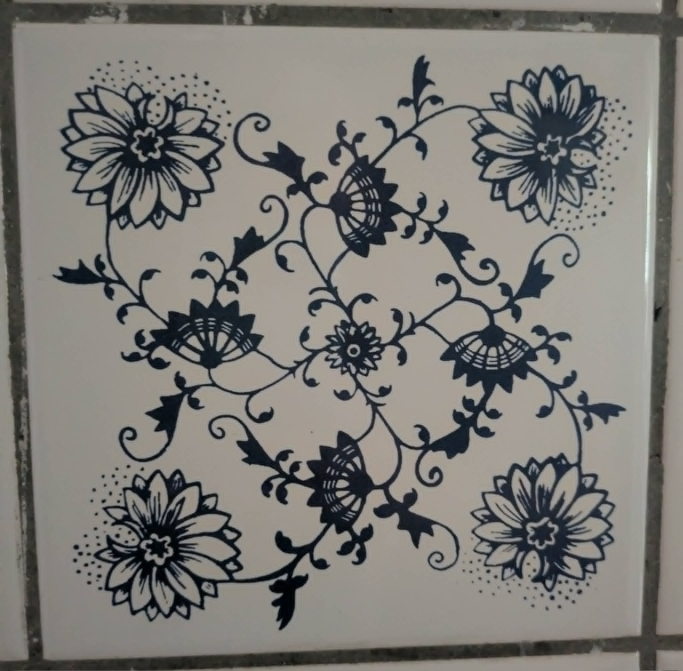
#> input picture data/tile_single.jpg, 2048 x 2012 px, found by its file name (shown at 1/3 size)
$ python strokes.py
#> lines starting #> are read from the running program, lines starting #| are printed output that depends on the picture; after the words box and inside, x2 and y2 are one past the last pixel; in counts of white or black regions, pixels touching at a corner belong together
### src/trace.py
"""Turn the photographed tile into strokes.

Threshold the ink, thin it to a one-pixel skeleton (Zhang-Suen), then walk the
skeleton into polylines, breaking at junctions. These polylines are what the
pen draws; fitting Beziers to them is a later refinement, not needed to see it
move.
"""
import json
import numpy as np
from PIL import Image

TILE = "data/tile_single.jpg"
CENTRE, HALF = (1054, 1038), 880          # from src/symmetry.py
N = 700


def ink_mask(path=TILE, n=N, pct=28.0):
    A = np.asarray(Image.open(path).convert("L"), dtype=np.float64)
    cx, cy = CENTRE
    sub = A[cy - HALF:cy + HALF, cx - HALF:cx + HALF]
    sub = np.asarray(Image.fromarray(sub).resize((n, n), Image.BILINEAR), float)
    # the photo has a lighting gradient; flatten it before thresholding
    yy, xx = np.mgrid[0:n, 0:n] / n
    Aq = np.stack([np.ones_like(xx).ravel(), xx.ravel(), yy.ravel(),
                   (xx * yy).ravel(), (xx ** 2).ravel(), (yy ** 2).ravel()], 1)
    coef, *_ = np.linalg.lstsq(Aq, sub.ravel(), rcond=None)
    flat = sub - (Aq @ coef).reshape(n, n)
    return flat < np.percentile(flat, pct)


def _nb(P):
    """The 8 neighbours P2..P9 of every pixel, clockwise from north."""
    z = np.zeros_like(P)
    def sh(dy, dx):
        out = z.copy()
        ys = slice(max(0, -dy), P.shape[0] - max(0, dy))
        xs = slice(max(0, -dx), P.shape[1] - max(0, dx))
        yd = slice(max(0, dy), P.shape[0] - max(0, -dy))
        xd = slice(max(0, dx), P.shape[1] - max(0, -dx))
        out[yd, xd] = P[ys, xs]
        return out
    return [sh(-1, 0), sh(-1, 1), sh(0, 1), sh(1, 1),
            sh(1, 0), sh(1, -1), sh(0, -1), sh(-1, -1)]


def thin(mask):
    """Zhang-Suen, vectorised. Returns a 1-px skeleton."""
    P = mask.astype(np.uint8).copy()
    while True:
        changed = False
        for step in (0, 1):
            n2, n3, n4, n5, n6, n7, n8, n9 = _nb(P)
            B = n2 + n3 + n4 + n5 + n6 + n7 + n8 + n9
            seq = [n2, n3, n4, n5, n6, n7, n8, n9, n2]
            Aa = sum(((seq[i] == 0) & (seq[i + 1] == 1)).astype(np.uint8)
                     for i in range(8))
            if step == 0:
                c1, c2 = n2 * n4 * n6, n4 * n6 * n8
            else:
                c1, c2 = n2 * n4 * n8, n2 * n6 * n8
            kill = (P == 1) & (B >= 2) & (B <= 6) & (Aa == 1) & (c1 == 0) & (c2 == 0)
            if kill.any():
                P[kill] = 0
                changed = True
        if not changed:
            return P.astype(bool)


def polylines(S, min_len=6):
    """Walk the skeleton into paths, cutting at junctions."""
    deg = sum(_nb(S.astype(np.uint8)))
    node = S & (deg != 2)                     # endpoints and junctions
    todo = {tuple(p) for p in np.argwhere(S)}
    paths, H, W = [], *S.shape
    def nbrs(y, x):
        return [(y + dy, x + dx) for dy in (-1, 0, 1) for dx in (-1, 0, 1)
                if (dy or dx) and 0 <= y + dy < H and 0 <= x + dx < W and S[y + dy, x + dx]]
    starts = [tuple(p) for p in np.argwhere(node)] + sorted(todo)
    for s in starts:
        for nb in nbrs(*s):
            if s not in todo and nb not in todo:
                continue
            path, cur, prev = [s], nb, s
            todo.discard(s)
            while True:
                path.append(cur)
                todo.discard(cur)
                nxt = [q for q in nbrs(*cur) if q != prev and q in todo]
                if node[cur] or not nxt:
                    break
                prev, cur = cur, nxt[0]
            if len(path) >= min_len:
                paths.append(path)
    return paths


# [13 lines that do not run on import are left out]

### src/fourier.py
"""The equation that draws the tile. Cosines, and nothing else.

Put the origin on the tile's four-fold centre. A real image with C4 symmetry
about the origin has purely real Fourier coefficients -- because reality gives
F(-k) = conj F(k), C4 gives F(-k) = F(k), and the two together leave no
imaginary part. So there are no sine terms. The whole tile is

    C_mn(x,y) = cos(2pi(mx+ny)/L) + cos(2pi(-nx+my)/L)

    f(x,y) = sum over p4 orbits of  a_mn * C_mn(x,y)

    blue where f(x,y) > theta

Every a_mn is measured off the photograph, not chosen. Raising the cutoff K on
m^2+n^2 is the tile drawing itself.

Where the chirality is: p4 has no mirrors, so (m,n) and (n,m) are different
orbits and a_mn need not equal a_nm. In p4m they would be equal. The imbalance
between them is the curl of the tendrils, as one number.
"""
import numpy as np

import sys, os
sys.path.insert(0, os.path.dirname(__file__))
from trace import ink_mask

N = 501                      # odd, so the quarter turn has an exact fixed point
C = (N - 1) // 2


def p4_symmetrise(img):
    return sum(np.rot90(img, j) for j in range(4)) / 4.0


def centred(img):
    """Move the four-fold centre to index (0,0)."""
    return np.roll(img, (-C, -C), axis=(0, 1))


def coefficients(img):
    """F[u,v] with f(y,x) = sum F[u,v] exp(2pi i (u y + v x) / N)."""
    return np.fft.fft2(img) / img.size


def orbits(K):
    """One representative per p4 orbit inside |k| <= K."""
    out, seen = [], set()
    R = int(np.floor(K))
    for u in range(-R, R + 1):
        for v in range(-R, R + 1):
            if u * u + v * v > K * K:
                continue
            orb = {(u, v), (-v, u), (-u, -v), (v, -u)}
            key = min(orb)
            if key in seen:
                continue
            seen.add(key)
            out.append((key, len(orb), orb))
    return out


def band(F, K):
    n = F.shape[0]
    k = np.fft.fftfreq(n) * n
    U, V = np.meshgrid(k, k, indexing="ij")
    return np.where(U * U + V * V <= K * K, F, 0)


def synth(F, K=None):
    G = F if K is None else band(F, K)
    return np.real(np.fft.ifft2(G)) * G.size


# [24 lines left out: functions series, chirality, not called in this run]


# [13 lines that do not run on import are left out]

### src/strokes.py
"""Cosines or strokes -- which basis is the tile actually cheap in?

`the cost of detail` reports 62 815 cosines for 99 % of the tile, and that
number gets read as "this pattern is complicated". It may only mean "cosines
are a bad basis for line art". Fourier coefficients are global: every one of
them is nonzero because the tile has edges, and a sharp edge costs a power-law
tail no matter what is drawn. So the count could be a fact about the basis
rather than about the cibulak.

Test it by pricing the same picture in a second basis and putting both on one
axis. The strokes are already there -- src/trace.py thins the ink to a one
pixel skeleton and walks it into polylines. Simplify those polylines to a
tolerance, give each one a width measured off the ink, draw them back, and
score with the same intersection-over-union against the same reference.

Parameters are counted as free real numbers on both sides, which is the only
comparison that means anything:

  cosines   one real a_mn per p4 orbit. Note the page's x-axis says "cosines"
            and counts terms, of which each orbit contributes two -- so the
            page's 62 815 is 41 901 free numbers. Both are given below.
  strokes   two per retained point, plus one width per stroke.

The interesting number is not which wins but where the stroke curve stops.
"""
import json
import numpy as np
from PIL import Image, ImageDraw

import sys, os
sys.path.insert(0, os.path.dirname(__file__))
from trace import ink_mask, thin, polylines
from fourier import (N, C, p4_symmetrise, centred, coefficients, synth, orbits)


def reference():
    """Exactly what src/build_assets.py scores the cosine curve against."""
    m = ink_mask(n=N).astype(float)
#> in ink_mask, `sub = np.asarray(Image.fromarray(sub).resize((n, n), Image.BILINEAR), ..`:
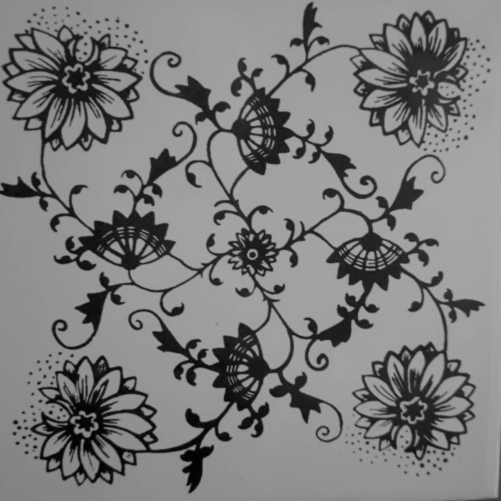
#> sub: shape (501, 501) float64; min 1.2, max 172.2, mean 125.4
#> in ink_mask, `coef, *_ = np.linalg.lstsq(Aq, sub.ravel(), rcond=None)`: coef = [126.6, -13.56, -14.72, 8.03, 31.3, 1.56]
    return (p4_symmetrise(m) > 0.5)


def iou(a, b):
    inter = np.count_nonzero(a & b)
    union = np.count_nonzero(a | b)
    return inter / union if union else 0.0


def _edt1d(f):
    """Felzenszwalb-Huttenlocher lower envelope of parabolas, one row."""
    n = len(f)
    v = np.zeros(n, int)
    z = np.empty(n + 1)
    z[0], z[1] = -np.inf, np.inf
    k = 0
    for q in range(1, n):
        while True:
            s = ((f[q] + q * q) - (f[v[k]] + v[k] * v[k])) / (2.0 * q - 2.0 * v[k])
            if s <= z[k]:
                k -= 1
            else:
                break
        k += 1
        v[k], z[k], z[k + 1] = q, s, np.inf
    out = np.empty(n)
    k = 0
    for q in range(n):
        while z[k + 1] < q:
            k += 1
        out[q] = (q - v[k]) ** 2 + f[v[k]]
    return out


def halfwidths(mask):
    """Exact Euclidean distance to the nearest non-ink pixel.

    Chebyshev-by-erosion was tried first and overfilled: it draws a round disk
    with the radius of an inscribed square, so the reconstruction came out at
    0.235 ink against the reference's 0.209. Exact is not expensive here.
    """
    INF = 1e12
    f = np.where(mask, INF, 0.0)
    for i in range(f.shape[0]):
        f[i] = _edt1d(f[i])
    for j in range(f.shape[1]):
        f[:, j] = _edt1d(f[:, j])
    return np.sqrt(f)


def simplify(path, tol):
    """Douglas-Peucker. tol = 0 keeps every point."""
    if tol <= 0 or len(path) < 3:
        return list(path)
    P = np.asarray(path, float)
    keep = np.zeros(len(P), bool)
    keep[0] = keep[-1] = True
    stack = [(0, len(P) - 1)]
    while stack:
        i, j = stack.pop()
        if j <= i + 1:
            continue
        a, b = P[i], P[j]
        ab = b - a
        L = np.hypot(*ab)
        seg = P[i + 1:j]
        if L < 1e-9:
            d = np.hypot(*(seg - a).T)
        else:
            r = seg - a
            d = np.abs(ab[0] * r[:, 1] - ab[1] * r[:, 0]) / L
        k = int(np.argmax(d))
        if d[k] > tol:
            keep[i + 1 + k] = True
            stack += [(i, i + 1 + k), (i + 1 + k, j)]
    return [tuple(p) for p in P[keep].astype(int)]


def draw(strokes, widths, n=N):
    """A disk at every retained point, and a band between neighbours.

    One width per stroke was tried first and could not exceed IoU 0.57: the
    half-width runs from 1 to 8 px along a single stroke, so a constant is
    always wrong somewhere. Per point it is, at three reals each.
    """
    im = Image.new("L", (n, n), 0)
    d = ImageDraw.Draw(im)
    for pts, ws in zip(strokes, widths):
        for i, (y, x) in enumerate(pts):
            r = max(0.5, ws[i])
            d.ellipse([x - r, y - r, x + r, y + r], fill=255)
            if i:
                y0, x0 = pts[i - 1]
                d.line([(x0, y0), (x, y)], fill=255,
                       width=max(1, int(round(ws[i] + ws[i - 1]))))
    return np.asarray(im) > 127


def stroke_curve(ref, tols=(8.0, 5.0, 3.0, 2.0, 1.2, 0.8, 0.4, 0.0)):
    S = thin(ref)
    paths = polylines(S, min_len=1)
    D = halfwidths(ref)
    out = []
    for tol in tols:
        simp, ws = [], []
        for p in paths:
            q = simplify(p, tol)
            simp.append(q)
            ws.append([float(D[y, x]) for y, x in q])
        pts = sum(len(p) for p in simp)
        out.append({"tol": tol, "strokes": len(simp), "points": pts,
                    "params": 3 * pts,                 # y, x and a width at each point
                    "iou": round(iou(draw(simp, ws), ref), 4)})
    return out


def cosine_curve(ref, Ks=(10, 18, 29, 42, 57, 75, 95, 118, 143, 170, 200)):
    F = coefficients(centred(ref.astype(float)))
    out = []
    for K in Ks:
        orb = orbits(K)
        rec = np.roll(synth(F, K), (C, C), axis=(0, 1)) > 0.5
        out.append({"K": K, "params": len(orb),
                    "terms": sum(1 if uv == (0, 0) else s // 2 for uv, s, _ in orb),
                    "iou": round(iou(rec, ref), 4)})
    return out


def stroke_budget(ref, keeps=(40, 100, 250, 600, 1500, 3500, 7411), tol=1.2):
    """Below the floor there is only one move left: draw fewer strokes.

    Simplifying cannot go under 3 x 2 x (number of strokes), because every
    fragment needs two endpoints. The skeleton has 7 411 fragments, so the
    floor is 44 466 reals. To price the tile at 500 reals the strokes have to
    be thrown away, longest kept first.
    """
    S = thin(ref)
    paths = polylines(S, min_len=1)
    D = halfwidths(ref)
    scored = sorted(paths, key=lambda p: -sum(D[y, x] for y, x in p))
    out = []
    for k in keeps:
        sel = scored[:k]
        simp, ws = [], []
        for p in sel:
            q = simplify(p, tol)
            simp.append(q); ws.append([float(D[y, x]) for y, x in q])
        pts = sum(len(p) for p in simp)
        out.append({"keep": k, "points": pts, "params": 3 * pts,
                    "iou": round(iou(draw(simp, ws), ref), 4)})
    return out


def report():
    ref = reference()
    print("reference: %d ink pixels of %d  (%.1f %%)\n"
          % (ref.sum(), ref.size, 100 * ref.mean()))
#| reference: 52416 ink pixels of 251001  (20.9 %)

    cos = cosine_curve(ref)
#> in centred, `return np.roll(img, (-C, -C), axis=(0, 1))`:
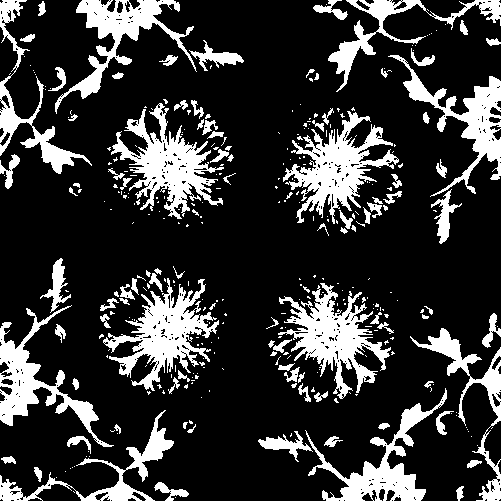
#> returned value: shape (501, 501) float64; values 0 (black) and 1 (white), 20.9% white; 348 white regions (248 under 20 px), largest, box (x1, y1, x2, y2) and area: (111, 103, 224, 219) 4709, (283, 111, 399, 224) 4709, (103, 278, 219, 391) 4709
#> the loop in cosine_curve, `for K in Ks:` made 11 passes
#> (K, R in orbits) on passes 1 to 8: (10, 10), (18, 18), (29, 29), (42, 42), (57, 57), (75, 75), (95, 95), (118, 118)
#> after the loop in cosine_curve, `for K in Ks:`:
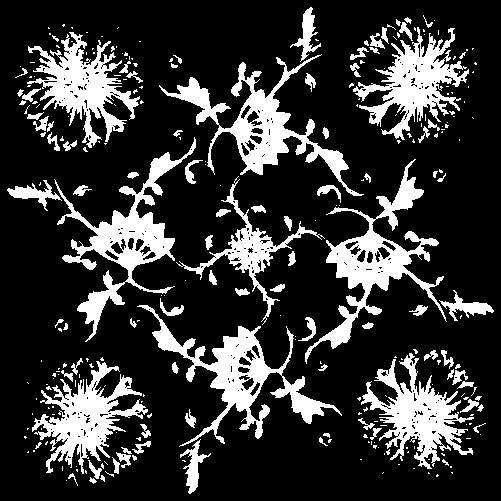
#> rec: shape (501, 501) bool; 20.9% white; 281 white regions (188 under 20 px), largest, box (x1, y1, x2, y2) and area: (159, 54, 364, 196) 5763, (54, 137, 196, 342) 5763, (305, 159, 447, 364) 5763
#> after the loop in cosine_curve, `for K in Ks:`: out = 11 items
#> cos = 11 items
    print("cosines")
    print("  %6s %10s %10s %8s" % ("K", "free reals", "terms", "IoU"))
    for r in cos:
        print("  %6d %10d %10d %8.4f" % (r["K"], r["params"], r["terms"], r["iou"]))
#> this loop made 11 passes
#> r on passes 1 to 7: {'K': 10, 'params': 80, 'terms': 159, 'iou': 0.45}, {'K': 18, 'params': 253, 'terms': 505, 'iou': 0.536}, {'K': 29, 'params': 658, 'terms': 1315, 'iou': 0.636}, {'K': 42, 'params': 1382, 'terms': 2763, 'iou': 0.722}, {'K': 57, 'params': 2548, 'terms': 5095, 'iou': 0.796}, {'K': 75, 'params': 4417, 'terms': 8833, 'iou': 0.857}, {'K': 95, 'params': 7087, 'terms': 14173, 'iou': 0.891}
#> (printed output is left out)

    st = stroke_curve(ref)
#> after the loop in thin, `while True:`:
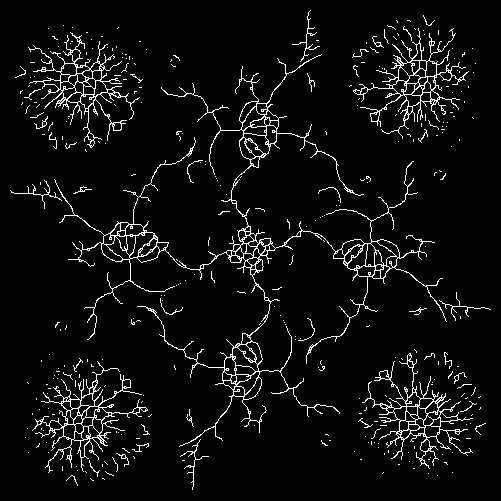
#> P: shape (501, 501); values 0 (black) and 1 (white), 5.3% white in thin lines or dots
#> in polylines, `todo = {tuple(p) for p in np.argwhere(S)}`: todo = 13273 items
#> in polylines, `starts = [tuple(p) for p in np.argwhere(node)] + sorted(todo)`: starts = 21083 items
#> the loop in polylines, `for s in starts:` made 21083 passes
#> s on passes 1 to 3: (10, 310), (15, 423), (18, 307)
#> after the loop in polylines, `for s in starts:`: paths = 7411 items
#> after the loop in halfwidths, `for i in range(f.shape[0]):`:
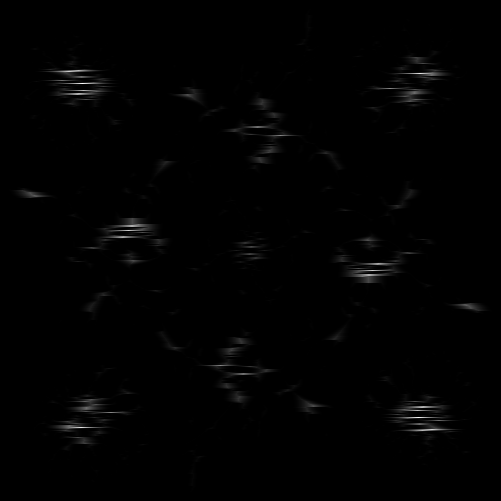
#> f: shape (501, 501) float64; min 0, max 1600, mean 11.5; drawn with min black and max white
#> after the loop in halfwidths, `for j in range(f.shape[1]):`:
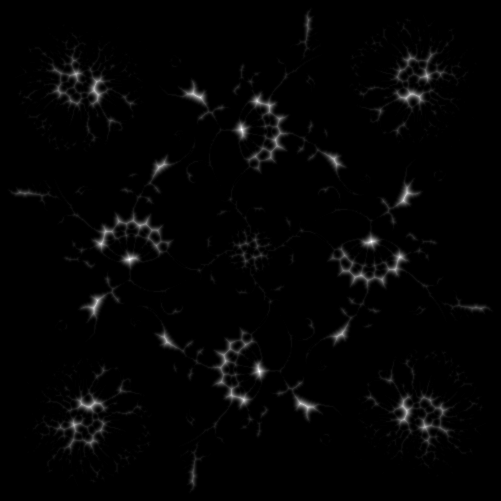
#> f: shape (501, 501) float64; 13.59% of pixels changed, all inside (x1, y1, x2, y2) = (8, 8, 493, 493); drawn with min black and max white
#> in halfwidths, `return np.sqrt(f)`:
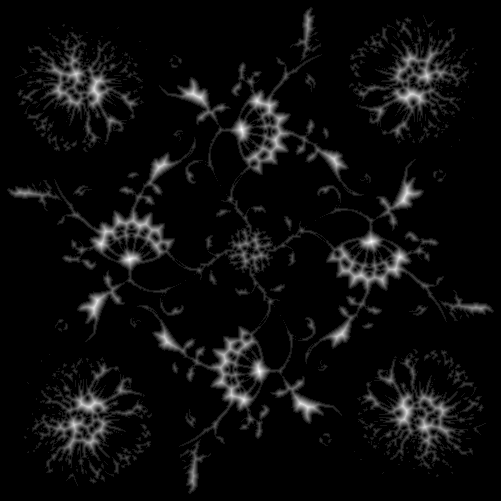
#> returned value: shape (501, 501) float64; min 0, max 9.85, mean 0.492; drawn with min black and max white
#> the loop in stroke_curve, `for tol in tols:` made 8 passes
#> (inter in iou, union in iou) on passes 1 to 8: (47640, 63780), (47640, 63780), (47785, 63686), (48072, 63540), (48554, 63464), (48880, 63324), (49621, 64270), (50167, 65456)
#> after the loop in stroke_curve, `for tol in tols:`: out = 8 items
#> st = 8 items
    print("\nstrokes")
    print("  %6s %8s %8s %10s %8s" % ("tol", "strokes", "points", "free reals", "IoU"))
    for r in st:
        print("  %6.1f %8d %8d %10d %8.4f" % (r["tol"], r["strokes"], r["points"],
                                              r["params"], r["iou"]))
#> this loop made 8 passes
#|      8.0     7411    14822      44466   0.7469
#|      5.0     7411    14822      44466   0.7469
#|      3.0     7411    14834      44502   0.7503
#|      2.0     7411    14853      44559   0.7566
#|      1.2     7411    14959      44877   0.7651
#> (further printed lines are left out)

    best = max(st, key=lambda r: r["iou"])
#> best = {'tol': 0.4, 'strokes': 7411, 'points': 16598, 'params': 49794, 'iou': 0.772}
    print("\n  the stroke curve stops at IoU %.4f -- that is its ceiling, not a"
          % best["iou"])
#|   the stroke curve stops at IoU 0.7721 -- that is its ceiling, not a
    print("  budget limit. thinning throws away every blob interior and every")
    print("  junction, and no number of control points puts them back.")

    bud = stroke_budget(ref)
#> the loop in polylines (call 2), `for s in starts:` made 21083 passes
#> in stroke_budget, `paths = polylines(S, min_len=1)`: paths = 7411 items
    print("\n  fewer strokes, longest kept first")
    print("  %8s %8s %10s %8s" % ("strokes", "points", "free reals", "IoU"))
    for r in bud:
        print("  %8d %8d %10d %8.4f" % (r["keep"], r["points"], r["params"], r["iou"]))
#> this loop made 7 passes
#> r on passes 1 to 5: {'keep': 40, 'points': 97, 'params': 291, 'iou': 0.16}, {'keep': 100, 'points': 230, 'params': 690, 'iou': 0.285}, {'keep': 250, 'points': 570, 'params': 1710, 'iou': 0.454}, {'keep': 600, 'points': 1300, 'params': 3900, 'iou': 0.59}, {'keep': 1500, 'points': 3133, 'params': 9399, 'iou': 0.677}
#> (printed output is left out)

    print("\n  at matched budget, cosines against strokes")
    print("  %10s %10s %10s" % ("free reals", "cosine IoU", "stroke IoU"))
    for r in bud:
        c = min(cos, key=lambda q: abs(q["params"] - r["params"]))
        print("  %10d %10.4f %10.4f   (K=%d, %d strokes)"
              % (r["params"], c["iou"], r["iou"], c["K"], r["keep"]))

    for target in (0.80, 0.90, best["iou"]):
        c = next((r for r in cos if r["iou"] >= target), None)
        s = next((r for r in st if r["iou"] >= target), None)
        if c and s:
            print("  IoU %.2f : %6d cosine reals vs %6d stroke reals   (%.1fx)"
                  % (target, c["params"], s["params"], c["params"] / s["params"]))
        elif c:
            print("  IoU %.2f : %6d cosine reals, strokes never reach it" % (target, c["params"]))
#> this loop made 3 passes
#> target on passes 1 to 3: 0.8, 0.9, 0.772
#> (printed output is left out)

    json.dump({"cosines": cos, "strokes": st, "budget": bud}, open("out/strokes_vs_cosines.json", "w"))
    print("\nwrote out/strokes_vs_cosines.json")


if __name__ == "__main__":
    report()


# [20 lines left out: function build_page_asset, not called in this run]
